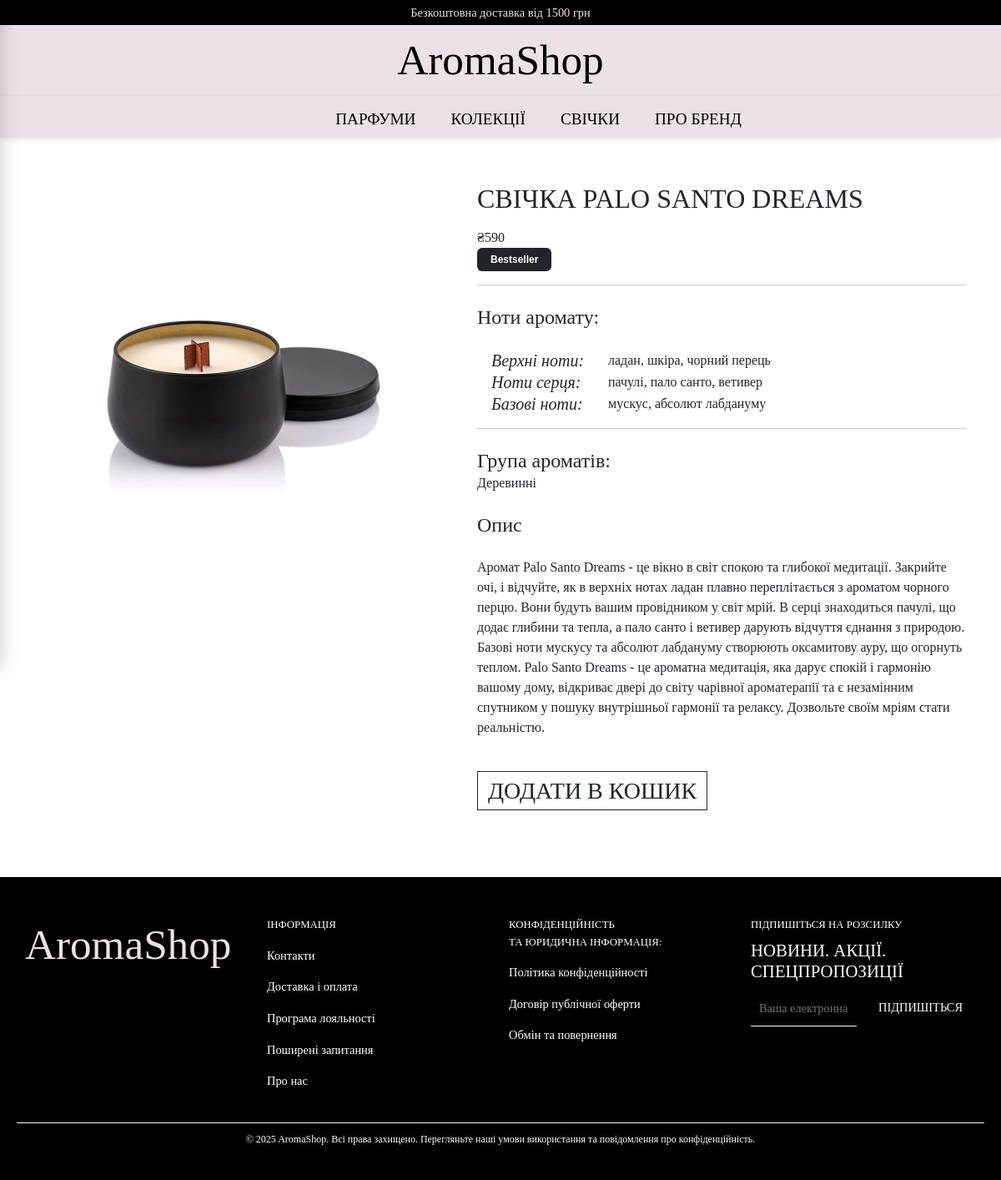
Page /candle/1/ on the committed database.
### mysite/shop/models.py (models this page shows, shortened)
class AbstractProduct(models.Model):
    name = models.CharField(max_length=100, verbose_name="Назва")
    price = models.IntegerField(verbose_name="Ціна")
    picture = models.ImageField(upload_to="products", blank=True, default="", verbose_name="Зображення")
    available = models.BooleanField(default=True, verbose_name="В наявності")
    description = models.TextField(blank=True, verbose_name="Опис")
    brand = models.CharField(max_length=100, blank=True, verbose_name="Бренд")
    top_notes = models.CharField(max_length=255, blank=True, verbose_name="Верхні ноти")
    middle_notes = models.CharField(max_length=255, blank=True, verbose_name="Ноти серця")
    base_notes = models.CharField(max_length=255, blank=True, verbose_name="Базові ноти")
    is_featured = models.BooleanField(default=False, verbose_name="Рекомендований товар")
    is_new = models.BooleanField(default=False, verbose_name="Новинка")
    is_bestseller = models.BooleanField(default=False, verbose_name="Бестселер")
    class Meta:
        abstract = True

class ProductCandle(AbstractProduct):
    SCENT_GROUP_CHOICES = [
        ('woody', 'Деревинні'),
        ('floral', 'Квіткові'),
        ('sweet and fruity', 'Солодкі та Фруктові'),
    ]
    scent_group = models.CharField(max_length=20, choices=SCENT_GROUP_CHOICES, blank=True, verbose_name="Група ароматів")
    class Meta:
        verbose_name = verbose_name_plural = "Товари"

### mysite/shop/views.py (the view)
# urls.py: path('<str:model_name>/<int:product_id>/', product_card_view, name='product_card'),
def product_card_view(request, model_name, product_id):
    model_map = {
        'perfume': ProductPerfume,
        'candle': ProductCandle,
    }
    model = model_map.get(model_name)
    if not model:
        return redirect('home')
    product = get_object_or_404(model, id=product_id)
    return render(request, 'shop/product_card.html', {
        'product': product,
        'model_name': model_name
    })

### mysite/shop/templates/shop/product_card.html (shortened to what this page needs)
{% extends 'base.html' %}
{% block content %}
{% load static %}
<link rel="stylesheet" href="{% static 'css/product_card_style.css' %}">
<br><div class="container product-container">
    <div>
        <img src="{{ product.picture.url }}" class="product-image" alt="{{ product.name }}">
    </div>
    <div class="product-details">
        <h2 class="mb-3">{{ product.name }}</h2>
        <p>₴{{ product.price }}</p>
        {% if product.is_bestseller %}
            <span class="badge bg-dark text-white px-3 py-2">Bestseller</span>
        {% endif %}
        <br><hr>
        {% if product.top_notes or product.middle_notes or product.base_notes %}
        <div class="mt-4">
            <h4>Ноти аромату:</h4><br>
            <table>
                {% if product.top_notes %}
                <tr>
                    <td><h5><i>Верхні ноти:</i></h5></td>
                    <td><p>{{ product.top_notes }}</p></td>
                </tr>
                {% endif %}
                {% if product.middle_notes %}
                <tr>
                    <td><h5><i>Ноти серця:</i></h5></td>
                    <td><p>{{ product.middle_notes }}</p></td>
                </tr>
                {% endif %}
                {% if product.base_notes %}
                <tr>
                    <td><h5><i>Базові ноти:</i></h5></td>
                    <td><p>{{ product.base_notes }}</p></td>
                </tr>
                {% endif %}
            </table>
        </div>
        {% endif %}
        <hr>
        {% if product.scent_group %}
        <div class="mt-4">
            <h4>Група ароматів:</h4>
            <p>{{ product.get_scent_group_display }}</p>
        </div>
        {% endif %}
        <br><h4>Опис</h4><br>
        <p>{{ product.description }}</p><br>
        <form method="post" action="{% url 'add_to_cart' model_name product.id %}">
            <button type="submit" class="btn btn-outline-dark mt-3"><h3>ДОДАТИ В КОШИК</h3></button>
        </form>
    </div>
</div>
{% endblock %}

### mysite/static/css/header_style.css (style rules this page uses)
body { margin: 0; padding: 0; font-family: sans-serif; }

### mysite/static/css/product_card_style.css (style rules this page uses)
h1, h2, h3, h4, h5 { font-family: "Sitka Subheading", serif; margin: 0; }
p { font-family: "Cambria Math", serif; margin: 0; }
.btn.btn-outline-dark.mt-3 { border-radius: 0; transition: all 0.3s ease; margin-bottom: 80px; font-size: 25px; }
.product-image { width: 100%; max-width: 500px; height: auto; }
.product-container { display: flex; flex-wrap: wrap; gap: 30px; align-items: flex-start; margin-top: 30px; }
.product-details { flex: 1; min-width: 250px; }
table { width: 100%; table-layout: fixed; text-indent: 1em; }
table td:first-child { width: 140px; vertical-align: top; }

### rows in the picture
ProductCandle: picture (picture), name "СВІЧКА PALO SANTO DREAMS", price "590", top_notes "ладан, шкіра, чорний перець", middle_notes "пачулі, пало санто, ветивер", base_notes "мускус, абсолют лабдануму", scent_group "Деревинні", description "Аромат Palo Santo Dreams - це вікно в світ спокою та глибокої медитації. Закрийте очі, і відчуйте, як в верхніх нотах ладан плавно переплітається з ароматом чорного перцю. Вони будуть вашим провідником у світ мрій. В серці знаходиться пачулі, що додає глибини та тепла, а пало санто і ветивер дарують відчуття єднання з природою. Базові ноти мускусу та абсолют лабдануму створюють оксамитову ауру, що огорнуть теплом. Palo Santo Dreams - це ароматна медитація, яка дарує спокій і гармонію вашому дому, відкриває двері до світу чарівної ароматерапії та є незамінним спутником у пошуку внутрішньої гармонії та релаксу. Дозвольте своїм мріям стати реальністю."
